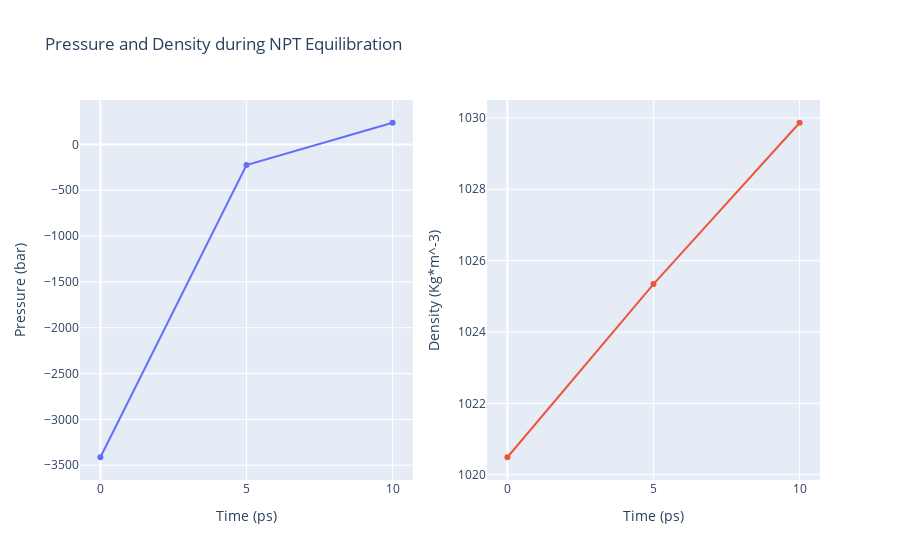

The cell this chart's notebook holds for it:
### Code cell
import plotly
from plotly import subplots
import plotly.graph_objs as go

# Read pressure and density data from file 
with open(output_eqB_pd_xvg,'r') as pd_file:
    x,y,z = map(
        list,
        zip(*[
            (float(line.split()[0]),float(line.split()[1]),float(line.split()[2]))
            for line in pd_file 
            if not line.startswith(("#","@")) 
        ])
    )

plotly.offline.init_notebook_mode(connected=True)

trace1 = go.Scatter(
    x=x,y=y
)
trace2 = go.Scatter(
    x=x,y=z
)

fig = subplots.make_subplots(rows=1, cols=2, print_grid=False)

fig.append_trace(trace1, 1, 1)
fig.append_trace(trace2, 1, 2)

fig['layout']['xaxis1'].update(title='Time (ps)')
fig['layout']['xaxis2'].update(title='Time (ps)')
fig['layout']['yaxis1'].update(title='Pressure (bar)')
fig['layout']['yaxis2'].update(title='Density (Kg*m^-3)')

fig['layout'].update(title='Pressure and Density during NPT Equilibration')
fig['layout'].update(showlegend=False)

plotly.offline.iplot(fig)

### Figure 1 — Plotly figure (JSON) as saved in the notebook; plotly's stock layout.template omitted (floating-point values rounded to 4 significant figures)
{"data": [{"type": "scatter", "x": [0, 5, 10], "xaxis": "x", "y": [-3413.0, -225.4, 236.1], "yaxis": "y"}, {"type": "scatter", "x": [0, 5, 10], "xaxis": "x2", "y": [1020.0, 1025.0, 1030.0], "yaxis": "y2"}], "layout": {"showlegend": false, "title": {"text": "Pressure and Density during NPT Equilibration"}, "xaxis": {"anchor": "y", "domain": [0, 0.45], "title": {"text": "Time (ps)"}}, "xaxis2": {"anchor": "y2", "domain": [0.55, 1], "title": {"text": "Time (ps)"}}, "yaxis": {"anchor": "x", "domain": [0, 1], "title": {"text": "Pressure (bar)"}}, "yaxis2": {"anchor": "x2", "domain": [0, 1], "title": {"text": "Density (Kg*m^-3)"}}}}
